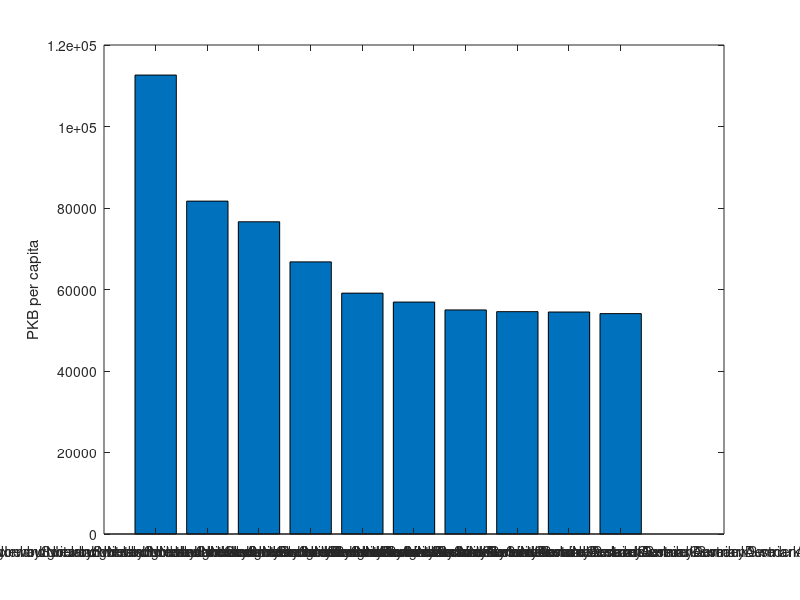

The MATLAB script that drew this image:
clear; clc;
disp("2019 data")
countries = ["Luxemburg", "Ireland", "Norway", "Switzeland", "Netherlands", "Iceland", "Germany", "Denmark", "Sweden", "Austria"]
pkb_per_capita = [112622, 81686, 76620, 66780, 59105, 56915, 54984, 54564, 54474, 54084];

figure
bar(pkb_per_capita)
set(gca, 'xticklabel', countries)
ylabel("PKB per capita")